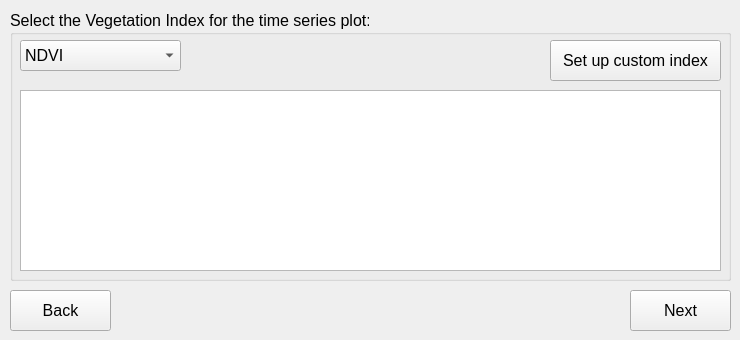
   <widget class="QWidget" name="tab_8">
    <attribute name="title">
     <string>Step 5</string>
    </attribute>
    <widget class="QGroupBox" name="groupBox_27">
     <property name="geometry">
      <rect>
       <x>10</x>
       <y>10</y>
       <width>721</width>
       <height>271</height>
      </rect>
     </property>
     <property name="font">
      <font>
       <pointsize>12</pointsize>
      </font>
     </property>
     <property name="title">
      <string>Select the Vegetation Index for the time series plot:</string>
     </property>
     <widget class="QComboBox" name="series_indice">
      <property name="geometry">
       <rect>
        <x>10</x>
        <y>30</y>
        <width>161</width>
        <height>31</height>
       </rect>
      </property>
      <property name="font">
       <font>
        <pointsize>12</pointsize>
       </font>
      </property>
      <item>
       <property name="text">
        <string>NDVI</string>
       </property>
      </item>
      <item>
       <property name="text">
        <string>GNDVI</string>
       </property>
      </item>
      <item>
       <property name="text">
        <string>EVI</string>
       </property>
      </item>
      <item>
       <property name="text">
        <string>SAVI</string>
       </property>
      </item>
     </widget>
     <widget class="QTextBrowser" name="textBrowser_index_explain">
      <property name="geometry">
       <rect>
        <x>10</x>
        <y>80</y>
        <width>701</width>
        <height>181</height>
       </rect>
      </property>
      <property name="font">
       <font>
        <pointsize>12</pointsize>
       </font>
      </property>
     </widget>
     <widget class="QPushButton" name="setup_custom">
      <property name="geometry">
       <rect>
        <x>540</x>
        <y>30</y>
        <width>171</width>
        <height>41</height>
       </rect>
      </property>
      <property name="font">
       <font>
        <pointsize>12</pointsize>
       </font>
      </property>
      <property name="text">
       <string>Set up custom index</string>
      </property>
     </widget>
    </widget>
    <widget class="QPushButton" name="QPushButton_next_5">
     <property name="geometry">
      <rect>
       <x>630</x>
       <y>290</y>
       <width>101</width>
       <height>41</height>
      </rect>
     </property>
     <property name="font">
      <font>
       <pointsize>12</pointsize>
      </font>
     </property>
     <property name="text">
      <string>Next</string>
     </property>
     <property name="icon">
      <iconset>
       <normaloff>../medias/icons8-forward-button-50.png</normaloff>../medias/icons8-forward-button-50.png</iconset>
     </property>
    </widget>
    <widget class="QPushButton" name="QPushButton_back_5">
     <property name="enabled">
      <bool>true</bool>
     </property>
     <property name="geometry">
      <rect>
       <x>10</x>
       <y>290</y>
       <width>101</width>
       <height>41</height>
      </rect>
     </property>
     <property name="font">
      <font>
       <pointsize>12</pointsize>
      </font>
     </property>
     <property name="text">
      <string>Back</string>
     </property>
     <property name="icon">
      <iconset>
       <normaloff>../medias/icons8-back-button-50.png</normaloff>../medias/icons8-back-button-50.png</iconset>
     </property>
    </widget>
   </widget>
